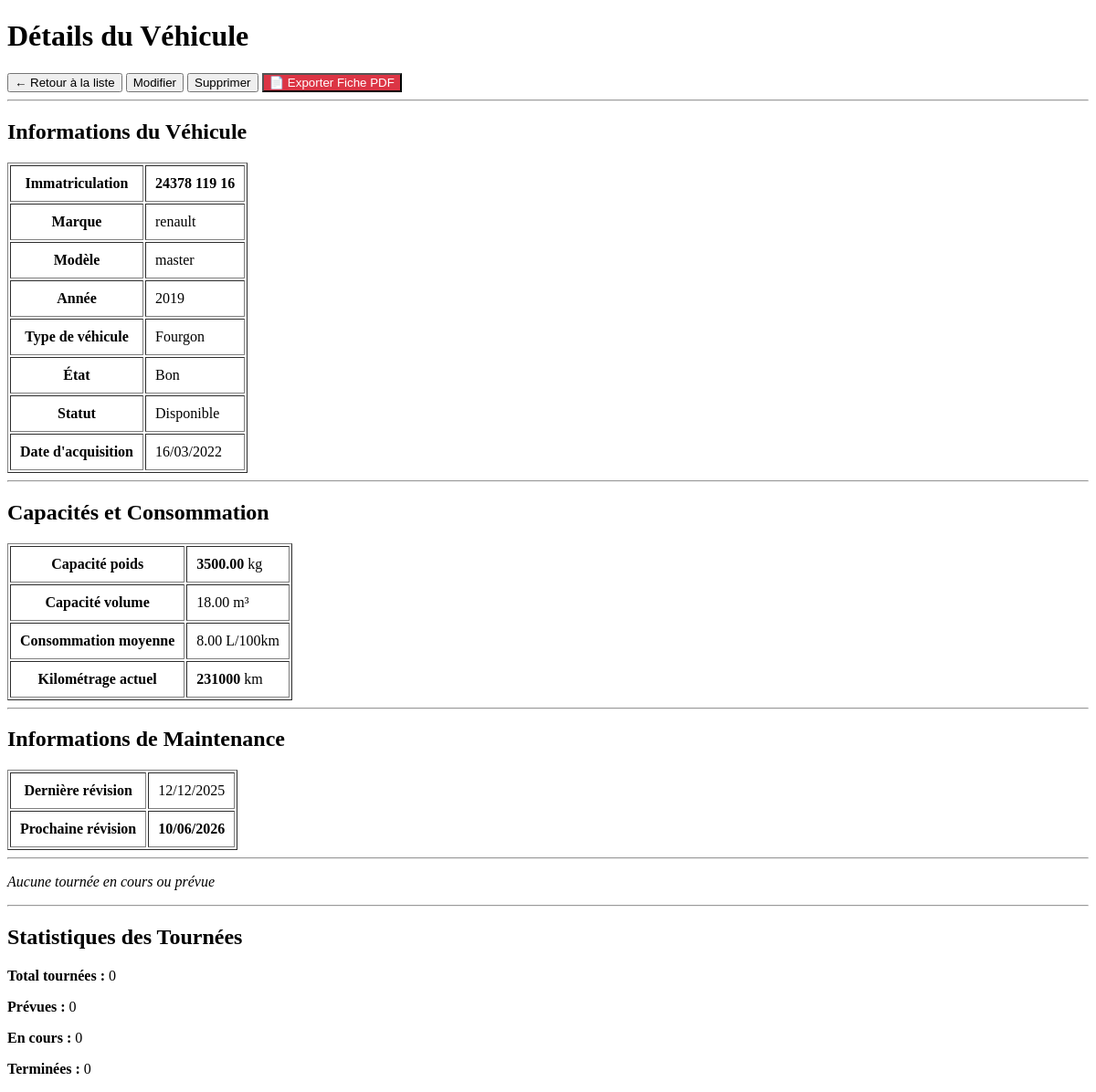
Before: /vehicules/13/ with the older database file.
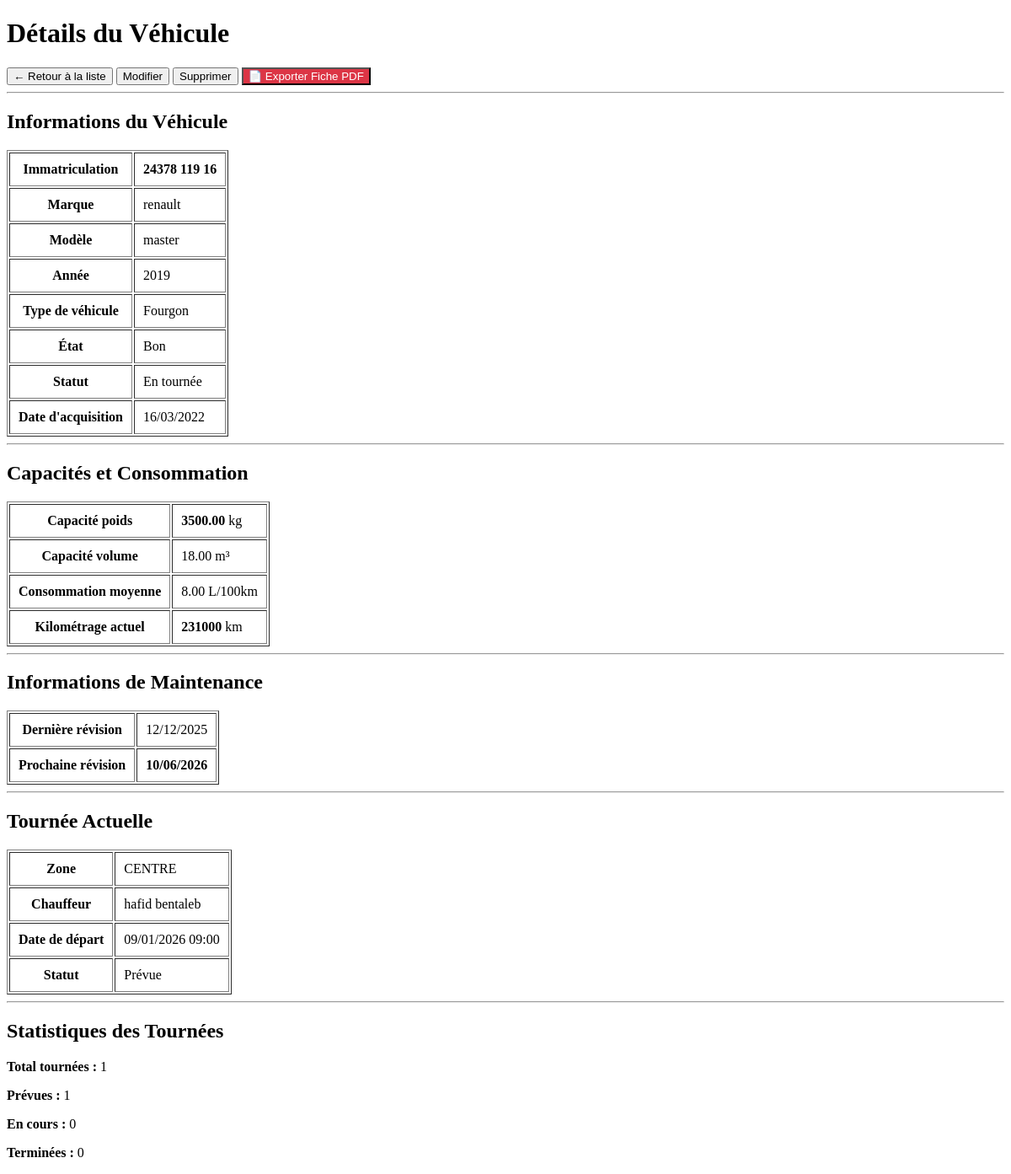
After: the same page with the newer database file.
### app1/models.py (models this page shows, shortened)
class Vehicule(models.Model):
    numero_immatriculation = models.CharField(max_length=50, unique=True)
    marque = models.CharField(max_length=100)
    modele = models.CharField(max_length=100)
    annee = models.IntegerField()
    type_vehicule = models.CharField(max_length=20, choices=[('CAMIONNETTE', 'Camionnette'),('CAMION', 'Camion'),('FOURGON', 'Fourgon'),('MOTO', 'Moto'),])
    capacite_poids = models.DecimalField(max_digits=8, decimal_places=2, help_text="Capacité en kg")
    capacite_volume = models.DecimalField(max_digits=8, decimal_places=2, help_text="Volume en m³")
    consommation_moyenne = models.DecimalField(max_digits=5, decimal_places=2, help_text="Consommation en L/100km")
    etat = models.CharField(max_length=20, choices=[('EXCELLENT', 'Excellent'),('BON', 'Bon'),('MOYEN', 'Moyen'),('MAUVAIS', 'Mauvais'),], default='BON')
    statut = models.CharField(max_length=20, choices=[('DISPONIBLE', 'Disponible'),('EN_TOURNEE', 'En tournée'),('EN_MAINTENANCE', 'En maintenance'),('HORS_SERVICE', 'Hors service'),], default='DISPONIBLE')
    date_derniere_revision = models.DateField(blank=True, null=True)
    date_prochaine_revision = models.DateField(blank=True, null=True)
    kilometrage = models.PositiveIntegerField(default=0, help_text="Compteur kilométrique total")
    date_acquisition = models.DateField()
    date_creation = models.DateTimeField(auto_now_add=True)
    date_modification = models.DateTimeField(auto_now=True)
    remarques = models.TextField(blank=True, null=True)

class Tournee(models.Model):
    chauffeur = models.ForeignKey('Chauffeur', on_delete=models.PROTECT)
    vehicule = models.ForeignKey('Vehicule', on_delete=models.PROTECT)
    date_depart = models.DateTimeField()
    date_retour_prevue = models.DateTimeField(blank=True, null=True)
    date_retour_reelle = models.DateTimeField(blank=True, null=True)
    zone_cible = models.CharField(max_length=10, choices=[('CENTRE', 'Centre'), ('EST', 'Est'), ('OUEST', 'Ouest'), ('SUD', 'Sud')])
    kilometrage_depart = models.PositiveIntegerField(blank=True, null=True, editable=False)
    kilometrage_arrivee = models.PositiveIntegerField(blank=True, null=True)
    kilometrage_parcouru = models.PositiveIntegerField(blank=True, null=True, editable=False)
    consommation_carburant = models.DecimalField(max_digits=6, decimal_places=2, blank=True, null=True, editable=False)
    statut = models.CharField(max_length=20, choices=[('PREVUE', 'Prévue'), ('EN_COURS', 'En cours'), ('TERMINEE', 'Terminée')], default='PREVUE')
    est_privee = models.BooleanField(default=False, help_text="Tournée privée EXPRESS")
    remarques = models.TextField(blank=True, null=True)
    date_creation = models.DateTimeField(auto_now_add=True)
    date_modification = models.DateTimeField(auto_now=True)

class Chauffeur(models.Model):
    nom = models.CharField(max_length=50)
    prenom = models.CharField(max_length=50)
    date_naissance = models.DateField(default='2000-01-01')
    telephone = PhoneNumberField(region='DZ')
    email = models.EmailField(blank=True, null=True)
    adresse = models.TextField(blank=True, null=True)
    ville = models.CharField(max_length=100, blank=True, null=True)
    wilaya = models.CharField(max_length=100, blank=True, null=True)
    numero_permis = models.CharField(max_length=50, unique=True)
    date_obtention_permis = models.DateField()
    date_expiration_permis = models.DateField()
    date_embauche = models.DateField()
    salaire = models.DecimalField(max_digits=10, decimal_places=2, blank=True, null=True)
    statut_disponibilite = models.CharField(max_length=20, choices=[('DISPONIBLE', 'Disponible'),('EN_TOURNEE', 'En tournée'),('CONGE', 'En congé'),('MALADIE', 'Maladie'),('AUTRE', 'Autre raison'),], default='DISPONIBLE')
    date_creation = models.DateTimeField(auto_now_add=True)
    date_modification = models.DateTimeField(auto_now=True)
    remarques = models.TextField(blank=True, null=True)

### app1/views.py (the view)
# urls.py: path('vehicules/<int:vehicule_id>/', views.detail_vehicule, name='detail_vehicule'),
def detail_vehicule(request, vehicule_id):
    vehicule = get_object_or_404(Vehicule, id=vehicule_id)
    tournee_actuelle = vehicule.tournee_set.filter(
        statut__in=['EN_COURS', 'PREVUE']
    ).order_by('-date_creation').first()
    all_tournees = vehicule.tournee_set.all()
    stats_vehicule = {
        'total_tournees': all_tournees.count(),
        'tournees_prevues': all_tournees.filter(statut='PREVUE').count(),
        'tournees_en_cours': all_tournees.filter(statut='EN_COURS').count(),
        'tournees_terminees': all_tournees.filter(statut='TERMINEE').count(),
    }
    return render(request, 'vehicules/detail.html', {
        'vehicule': vehicule,
        'tournee_actuelle': tournee_actuelle,
        'stats_vehicule': stats_vehicule,
    })

### app1/templates/vehicules/detail.html (shortened to what this page needs)
<!DOCTYPE html>
<html lang="fr">
<head>
</head>
<body>
    <h1>Détails du Véhicule</h1>
    <a href="{% url 'liste_vehicules' %}"><button>← Retour à la liste</button></a>
    <a href="{% url 'modifier_vehicule' vehicule.id %}"><button>Modifier</button></a>
    <a href="{% url 'supprimer_vehicule' vehicule.id %}"><button>Supprimer</button></a>
    <a href="{% url 'exporter_vehicule_detail_pdf' vehicule.id %}"><button style="background: #dc3545; color: white;">📄 Exporter Fiche PDF</button></a>
    <hr>
    <h2>Informations du Véhicule</h2>
    <table border="1" cellpadding="10">
        <tr>
            <th>Immatriculation</th>
            <td><strong>{{ vehicule.numero_immatriculation }}</strong></td>
        </tr>
        <tr>
            <th>Marque</th>
            <td>{{ vehicule.marque }}</td>
        </tr>
        <tr>
            <th>Modèle</th>
            <td>{{ vehicule.modele }}</td>
        </tr>
        <tr>
            <th>Année</th>
            <td>{{ vehicule.annee|default:"Non renseignée" }}</td>
        </tr>
        <tr>
            <th>Type de véhicule</th>
            <td>{{ vehicule.get_type_vehicule_display }}</td>
        </tr>
        <tr>
            <th>État</th>
            <td>{{ vehicule.get_etat_display }}</td>
        </tr>
        <tr>
            <th>Statut</th>
            <td>{{ vehicule.get_statut_display }}</td>
        </tr>
        <tr>
            <th>Date d'acquisition</th>
            <td>{{ vehicule.date_acquisition|date:"d/m/Y" }}</td>
        </tr>
    </table>
    <hr>
    <h2>Capacités et Consommation</h2>
    <table border="1" cellpadding="10">
        <tr>
            <th>Capacité poids</th>
            <td><strong>{{ vehicule.capacite_poids }}</strong> kg</td>
        </tr>
        <tr>
            <th>Capacité volume</th>
            <td>{{ vehicule.capacite_volume|default:"Non définie" }} m³</td>
        </tr>
        <tr>
            <th>Consommation moyenne</th>
            <td>{{ vehicule.consommation_moyenne }} L/100km</td>
        </tr>
        <tr>
            <th>Kilométrage actuel</th>
            <td><strong>{{ vehicule.kilometrage }}</strong> km</td>
        </tr>
    </table>
    <hr>
    <h2>Informations de Maintenance</h2>
    <table border="1" cellpadding="10">
        <tr>
            <th>Dernière révision</th>
            <td>
                {% if vehicule.date_derniere_revision %}
                    {{ vehicule.date_derniere_revision|date:"d/m/Y" }}
                {% else %}
                    <span style="color: #999;">Aucune révision enregistrée</span>
                {% endif %}
            </td>
        </tr>
        <tr>
            <th>Prochaine révision</th>
            <td>
                {% if vehicule.date_prochaine_revision %}
                    <strong>{{ vehicule.date_prochaine_revision|date:"d/m/Y" }}</strong>
                {% else %}
                    <span style="color: #999;">Non calculée</span>
                {% endif %}
            </td>
        </tr>
    </table>
    <hr>
    {% if tournee_actuelle %}
    <h2>Tournée Actuelle</h2>
    <table border="1" cellpadding="10">
        <tr>
            <th>Zone</th>
            <td>{{ tournee_actuelle.zone_cible }}</td>
        </tr>
        <tr>
            <th>Chauffeur</th>
            <td>{{ tournee_actuelle.chauffeur.prenom }} {{ tournee_actuelle.chauffeur.nom }}</td>
        </tr>
        <tr>
            <th>Date de départ</th>
            <td>{{ tournee_actuelle.date_depart|date:"d/m/Y H:i" }}</td>
        </tr>
        <tr>
            <th>Statut</th>
            <td>{{ tournee_actuelle.get_statut_display }}</td>
        </tr>
    </table>
    {% else %}
    <p><em>Aucune tournée en cours ou prévue</em></p>
    {% endif %}
    <hr>
    <h2>Statistiques des Tournées</h2>
    <p><strong>Total tournées :</strong> {{ stats_vehicule.total_tournees }}</p>
    <p><strong>Prévues :</strong> {{ stats_vehicule.tournees_prevues }}</p>
    <p><strong>En cours :</strong> {{ stats_vehicule.tournees_en_cours }}</p>
    <p><strong>Terminées :</strong> {{ stats_vehicule.tournees_terminees }}</p>
</body>
</html>

Changed rows visible on the page:
changed Vehicule "renault": statut "Disponible" → "En tournée"
added Tournee: zone_cible "CENTRE", chauffeur.prenom "hafid", chauffeur.nom "bentaleb", date_depart "09/01/2026 09:00", statut "Prévue"
Other visible differences:
{{ stats_vehicule.total_tournees }}: "0" → "1"
{{ stats_vehicule.tournees_prevues }}: "0" → "1"
text no longer shown: "Aucune tournée en cours ou prévue"
text now shown: "Tournée Actuelle Zone Chauffeur Date de départ Statut"
